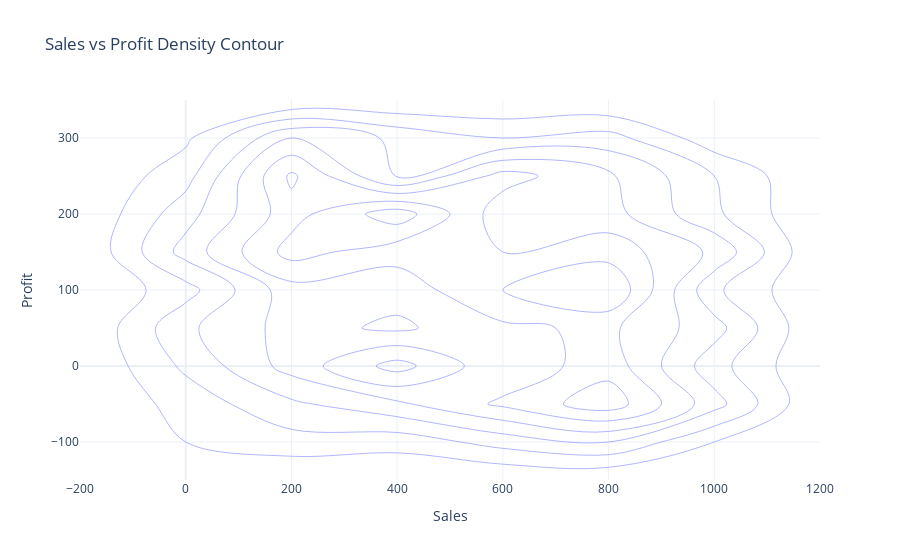

Write notebook code for a chart like this one.
### Code cell
# 📈 KDE-style Density Contour – Sales vs Profit

fig4 = density_contour(
    df,
    x="Sales",
    y="Profit",
    title="Sales vs Profit Density Contour"
)
fig4.show()

### Figure 1 — Plotly figure (JSON) as saved in the notebook; plotly's stock layout.template omitted (floating-point values rounded to 4 significant figures; data arrays with more than 128 entries replaced by an {"elided": "..."} marker saying what was removed)
{"data": [{"contours": {"coloring": "none"}, "hovertemplate": "Sales=%{x}<br>Profit=%{y}<br>count=%{z}<extra></extra>", "legendgroup": "", "line": {"color": "#636efa"}, "name": "", "showlegend": false, "type": "histogram2dcontour", "x": {"elided": "1000 float values"}, "xaxis": "x", "xbingroup": "x", "y": {"elided": "1000 float values"}, "yaxis": "y", "ybingroup": "y"}], "layout": {"legend": {"tracegroupgap": 0}, "title": {"text": "Sales vs Profit Density Contour"}, "xaxis": {"anchor": "y", "domain": [0, 1], "title": {"text": "Sales"}}, "yaxis": {"anchor": "x", "domain": [0, 1], "title": {"text": "Profit"}}}}
